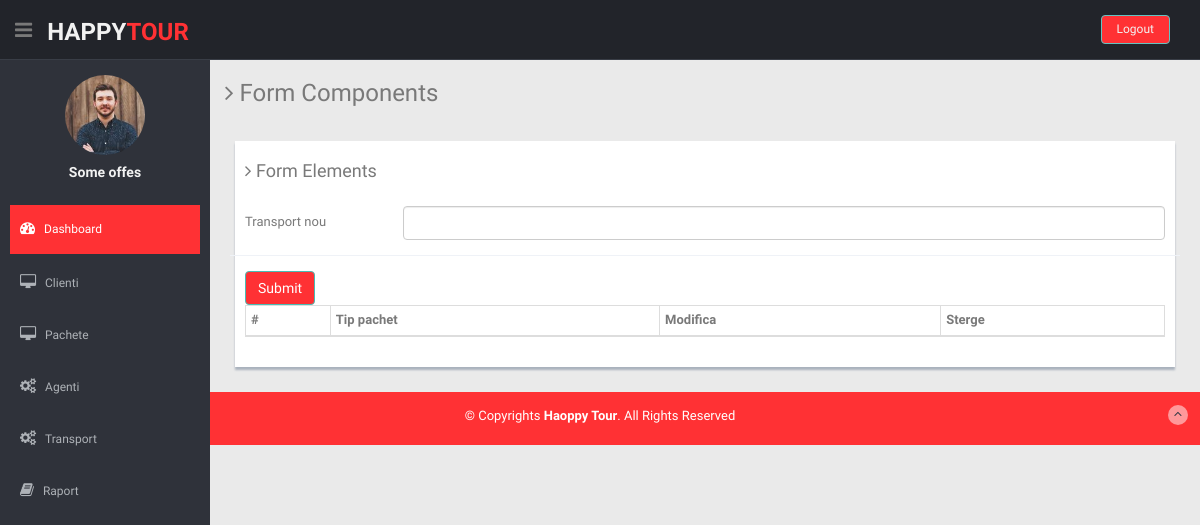
/ListaTransport.php (signed in), run on an earlier commit of the app's database.
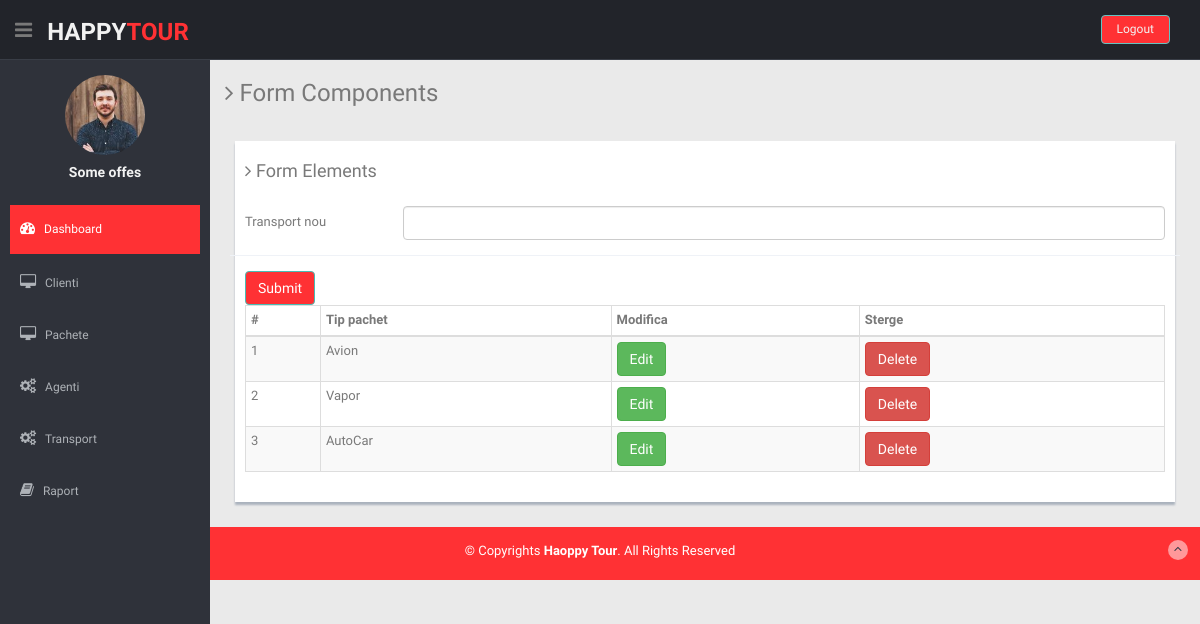
And on a later commit of the database.
### tables this page shows
CREATE TABLE `tipcalatorie` (
  `id_tipCalatorie` int(11) NOT NULL,
  `tipCalatorie` varchar(255) NOT NULL
);

### ListaTransport.php (the view, shortened to what this page needs)
<?php
 require_once './partials/header.php';
?>
    <?php require_once './partials/sideBar.php' ?>
    <section id="main-content">
      <section class="wrapper">
        <h3><i class="fa fa-angle-right"></i> Form Components</h3>
        <div class="row mt">
          <div class="col-lg-12">
            <div class="form-panel">
              <h4 class="mb"><i class="fa fa-angle-right"></i> Form Elements</h4>
              <form class="form-horizontal style-form" action="submitForm.php" method="post">
                <div class="form-group">
                  <label class="col-sm-2 col-sm-2 control-label">Transport nou</label>
                  <div class="col-sm-10">
                    <input type="text" name="cnp" class="form-control" required>
                  </div>
                </div>
                <input type="submit" name="submit" class='btn btn-theme'></input>
              </form>
              <table class="table table-bordered table-striped table-condensed">
                  <thead>
                    <tr>
                      <th>#</th>
                      <th>Tip pachet</th>
                      <th class="numeric">Modifica</th>
                      <th class="numeric">Sterge</th>
                    </tr>
                  </thead>
                  <tbody>
                <?php
                  $sql = mysqli_query($link, "SELECT * FROM tipcalatorie");
                    while($row = mysqli_fetch_array($sql)) {
                        echo "<tr>";
                          echo "<td>{$row['id_tipCalatorie']}</td>";
                          echo "<td>{$row['tipCalatorie']}</td>";
                          ?>
                          <td><a href="editClient.php?edit=<?php echo $row['id_tipCalatorie']?>" class="btn btn-success">Edit</a></td>
                          <td><a href="deleteClient.php?delete=<?php echo $row['id_tipCalatorie']?>" class="btn btn-danger">Delete</a></td>
                          <?php
                          echo "</tr>";
                    }
                ?>
                  </tbody>
                </table>
            </div>
          </div>
        </div>
      </section>
    </section>
    <?php require_once './partials/footer.php' ?>

What changed in the data, as far as the page shows it:
added tipcalatorie: id_tipCalatorie "1", tipCalatorie "Avion"
added tipcalatorie: id_tipCalatorie "2", tipCalatorie "Vapor"
added tipcalatorie: id_tipCalatorie "3", tipCalatorie "AutoCar"
